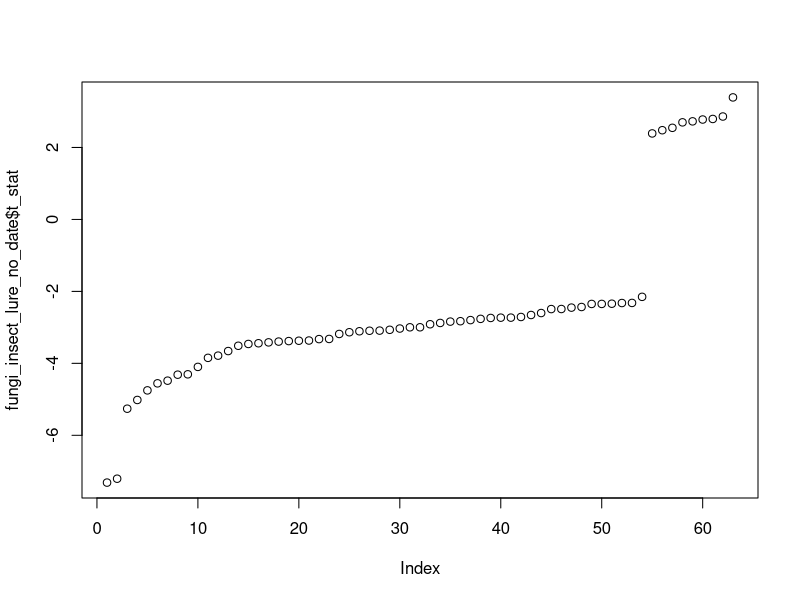

Write R code to recreate this figure.
library(dplyr)

fungi_tax = read.table("data/2024_fungi/ASVs_taxonomy.tsv")

fungi_date = read.csv("data/2024_fungi/fungal_taxa_date_association.all_taxa.csv")
fungi_insect_no_date_no_lure = read.csv("data/compare_insects_fungi_top3axes/fungal_insect_association_results.PCoA1_only.no_lure.csv")
fungi_insect_date_lure = read.csv("data/compare_insects_fungi_top3axes/fungal_insect_association_results.PCoA1_plus_date.csv")
fungi_insect_date_no_lure = read.csv("data/compare_insects_fungi_top3axes/fungal_insect_association_results.PCoA1_plus_date.no_lure.csv")
fungi_insect_lure_no_date = read.csv("data/compare_insects_fungi_top3axes/fungal_insect_association_results.PCoA1_only.csv")

fungi_tax$taxon = row.names(fungi_tax)


fungi_date %>% 
    filter(q_value < 0.1) %>% 
    arrange(t_stat) %>%
    left_join(., fungi_tax) -> fungi_date
fungi_insect_no_date_no_lure %>% 
    filter(q_value < 0.1) %>% 
    arrange(t_stat) %>%
    left_join(., fungi_tax) -> fungi_insect_no_date_no_lure
fungi_insect_date_lure %>% 
    filter(q_value < 0.1) %>% 
    arrange(t_stat) %>%
    left_join(., fungi_tax) -> fungi_insect_date_lure
fungi_insect_date_no_lure %>% 
    filter(q_value < 0.1) %>% 
    arrange(t_stat) %>%
    left_join(., fungi_tax) -> fungi_insect_date_no_lure
fungi_insect_lure_no_date %>% 
    filter(q_value < 0.1) %>% 
    arrange(t_stat) %>%
    left_join(., fungi_tax) -> fungi_insect_lure_no_date

nrow(fungi_date)
# 2116
nrow(fungi_insect_no_date_no_lure)
# 77
nrow(fungi_insect_date_lure)
# 0
nrow(fungi_insect_date_no_lure)
# 0
nrow(fungi_insect_lure_no_date)
# 63
# partialling out lure removes 14 hits. Are they among the top hits?

sum(fungi_insect_no_date_no_lure$taxon %in% fungi_insect_lure_no_date$taxon)
# 59 of the non-partialled hits are shared in the lure partialled
sum(!fungi_insect_lure_no_date$taxon %in% fungi_insect_no_date_no_lure$taxon)
# 4
fungi_insect_lure_no_date[!fungi_insect_lure_no_date$taxon %in% fungi_insect_no_date_no_lure$taxon,]
plot(fungi_insect_lure_no_date$t_stat)
# the four that are picked up in lure partial but not unpartialled are not particularly strong t-stats (-2.7 - -3.4)
# Candida ponderosae
# 
